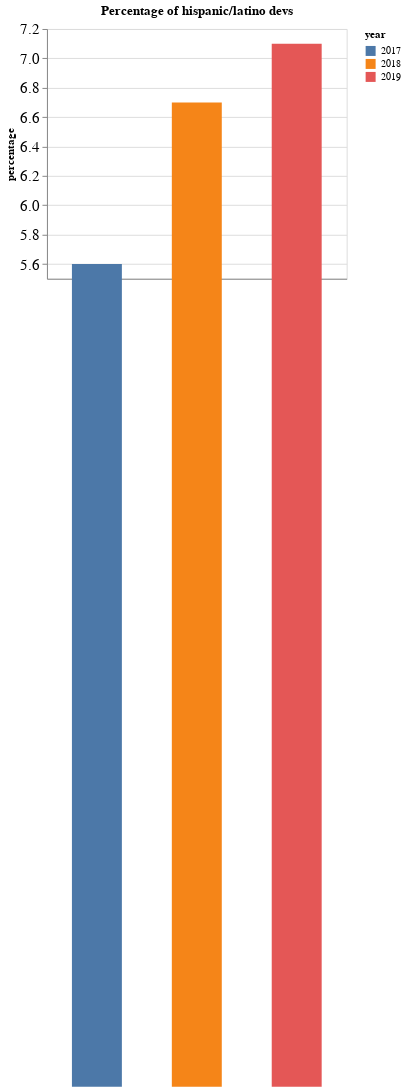

The cell this chart's notebook holds for it:
### Code cell
alt.Chart(lat_survey, height=250, width=300, title='Percentage of hispanic/latino devs') \
    .mark_bar(size=50) \
    .encode(
        x='year:N',
        y=alt.Y('percentage:Q', scale=alt.Scale(domain=(5.5, 7.20))),
        color='year',
    ).configure_axis(
    labelFontSize=15,
    labelAngle=0
)

### Figure 1 — Vega-Lite specification as saved in the notebook (floating-point values rounded to 4 significant figures)
{"$schema": "https://vega.github.io/schema/vega-lite/v2.6.0.json", "config": {"axis": {"labelAngle": 0, "labelFontSize": 15}, "view": {"height": 300, "width": 400}}, "data": {"name": "data-5b8bd1fa04530ff479a5ee03b4a84227"}, "datasets": {"data-5b8bd1fa04530ff479a5ee03b4a84227": [{"percentage": 5.6, "year": "2017"}, {"percentage": 6.7, "year": "2018"}, {"percentage": 7.1, "year": "2019"}]}, "encoding": {"color": {"field": "year", "type": "nominal"}, "x": {"field": "year", "type": "nominal"}, "y": {"field": "percentage", "scale": {"domain": [5.5, 7.2]}, "type": "quantitative"}}, "height": 250, "mark": {"size": 50, "type": "bar"}, "title": "Percentage of hispanic/latino devs", "width": 300}
